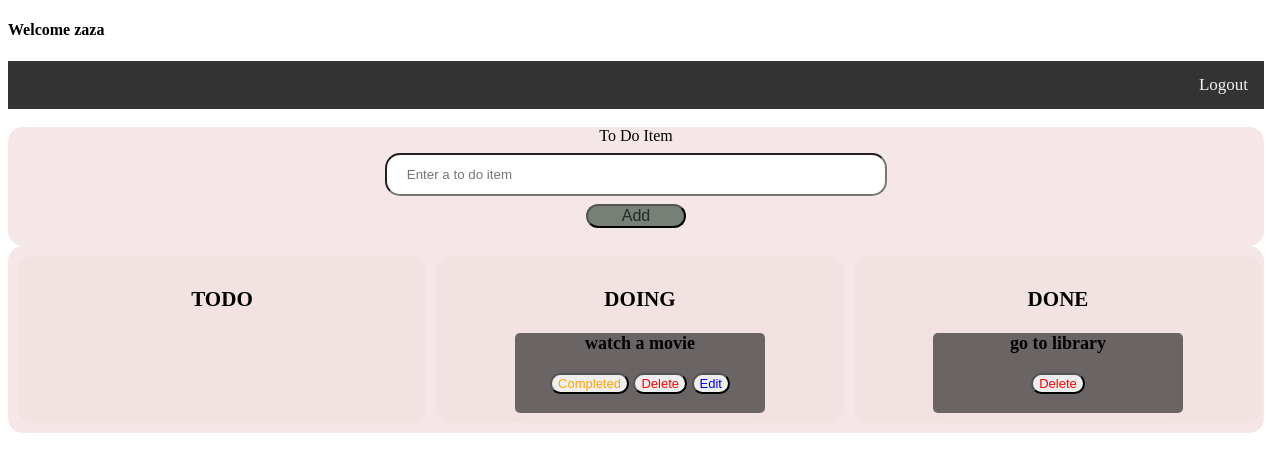
Before: /kanban (signed in) with the older database file.
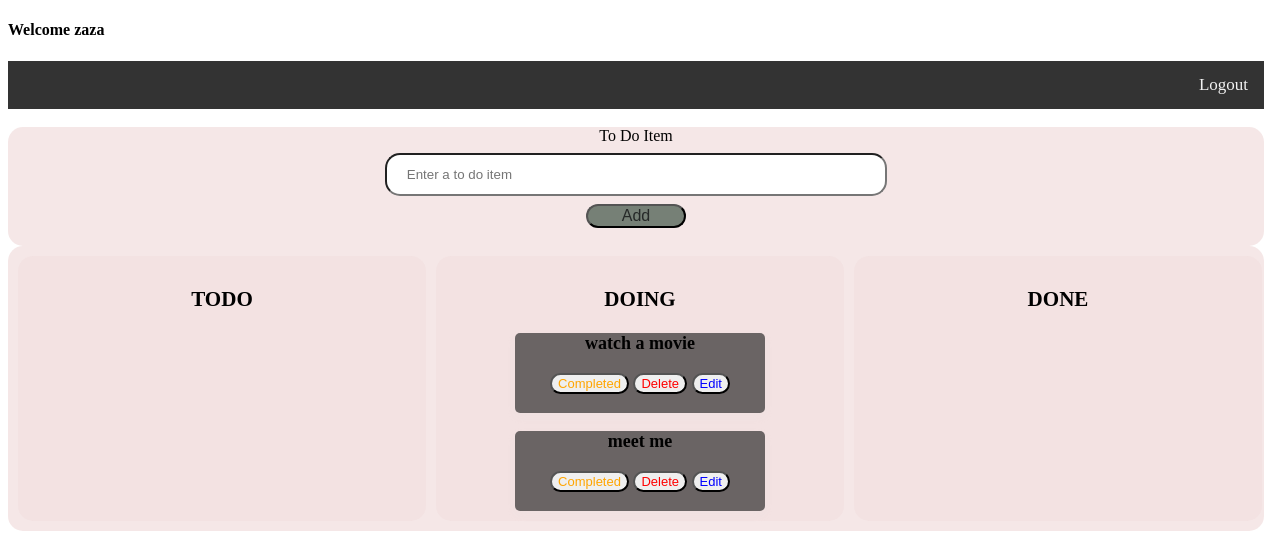
After: the same page with the newer database file.
### app.py (models this page shows)
class User(db.Model):
    id = db.Column(db.Integer, primary_key=True)
    username = db.Column(db.String(80), unique=True, nullable=False)
    password = db.Column(db.String(120), nullable=False)
    tasks = db.relationship('Task', backref='user', lazy=True)

class Task(db.Model):
    id = db.Column(db.Integer, primary_key=True)
    title = db.Column(db.String(120), nullable=False)
    complete = db.Column(db.Boolean)
    started=db.Column(db.Boolean)
    created_on = db.Column(db.DateTime, nullable=False, default=datetime.utcnow)
    user_id = db.Column(db.Integer, db.ForeignKey('user.id'), nullable=False)

### app.py (the view)
@app.route('/kanban')
@login_required
def kanban():
    with app.app_context():
        user = User.query.filter_by(username=session['username']).first()
        todo_list = Task.query.filter_by(complete=False,started=False,user_id=user.id).order_by(Task.created_on).all()
        done_list = Task.query.filter_by(complete=True,started=True,user_id=user.id).order_by(Task.created_on).all()
        doing_list =Task.query.filter_by(complete=False,started=True,user_id=user.id).order_by(Task.created_on).all()
    return render_template("index.html",user=user,todo_list=todo_list, doing_list=doing_list,done_list=done_list)

### app.py (called while the page is built)
def login_required(f):
    @wraps(f)
    def decorated_function(*args, **kwargs):
        if 'username' not in session:
            return redirect(url_for('login', next=request.url))
        return f(*args, **kwargs)
    return decorated_function

### templates/index.html (shortened to what this page needs)
<!DOCTYPE html>
<html lang="en">
<head>
    {% block styles %}
    <link rel="stylesheet" href="{{url_for('static', filename='css/index.css')}}">
    {% endblock %}
</head>
<body>
{% extends "home.html" %}
{% block title %}
<h4> Welcome {{user.username}}</h4>
{% endblock %}
{% block content %}
<br>
  <div class="form">
    <form class="" action="/add" method="post">
        <div class="field">
            <label>To Do Item</label>
            <br>
            <input type="text" name="title" placeholder="Enter a to do item" required>
        </div>
        <button type="submit"  class="button1" style="color: rgba(10, 10, 12, 0.734);">Add</button>
    </form>
    <br>
</div>
<div class="grid-container">
  <div>
    <h3>TODO</h3>
  </div>
  <div>
    <h3>DOING</h3>
    {% for doing in doing_list %}
    <div class="card">
        <div class="container">
          <p><b>{{doing.title}}</b></p>
          <a href="/complete/{{ doing.id }}"><button class="button" style="color:orange;">Completed</button></a>
          <a href="/delete/{{ doing.id }}"><button class="button" style="color:red;">Delete</button></a>
          <a href="/edit/{{ doing.id }}"><button class="button" style="color:blue;">Edit</button> </a>
      </div>
      </div>
    {% endfor %}
  </div>
  <div>
    <h3>DONE</h3>
    {%for done in done_list%}
    <div class="card">
        <div class="container">
          <p><b>{{done.title}}</b></p>
          <a href="/delete/{{ done.id }}"><button class="button" style="color:red;">Delete</button></a>
        </div>
       </div>
    {% endfor %}
  </div>
</div>
{% endblock %}

### templates/home.html (shortened to what this page needs)
<!DOCTYPE html>
<html lang="en">
<head>
</head>
<body>
{% block title %}{% endblock %}
{% block styles %}{% endblock%}
<div class="topnav">
  {% if user %}
    <div class="topnav-right">
      <a href="{{ url_for('logout') }}">Logout</a>
    </div>
  {% else %}
    <div class="topnav-right">
      <a href="{{ url_for('login') }}">Login</a>
      <a href="{{ url_for('signup') }}">Signup</a>
    </div>
  {% endif %}
</div>
{% block content %}{% endblock %}
</body>
</html>

### static/css/index.css (style rules this page uses)
.grid-container { display: grid; grid-template-columns: 408px 408px 408px; gap: 10px; background-color:rgba(243, 225, 225, 0.8); padding: 10PX; border-radius: 15px; }
.grid-container>div { background-color:rgba(243, 225, 225, 0.8); text-align: center; padding: 10px 0; font-size: 18px; border-radius: 15px; }
.card { box-shadow: 0 4px 8px 0 rgba(232, 227, 227, 0.2); transition: 0.3s; border-radius: 5px; background-color:rgb(106, 100, 100); font: bold ; height: 80px; width: 250px; margin: auto; text-align: center; }
.topnav { background-color: #333; overflow: hidden; }
.topnav a { float: left; color: #f2f2f2; text-align: center; padding: 14px 16px; text-decoration: none; font-size: 17px; }
.topnav-right { float: right; }
.form { text-align: center; background-color:rgba(243, 225, 225, 0.8); border-radius: 15px; }
input[type=text] { width: 40%; padding: 12px 20px; margin: 8px 0; box-sizing: border-box; border-radius: 15px; }
.button1 { background-color: rgb(118, 128, 118); font-size: medium; border-radius: 15px; width: 100px; }
.button { font-size: small; border-radius: 15px; width: fit-content; }

Changed rows visible on the page:
removed Task: title "go to library", shown under "DONE"
added Task: title "meet me", shown under "DOING"
